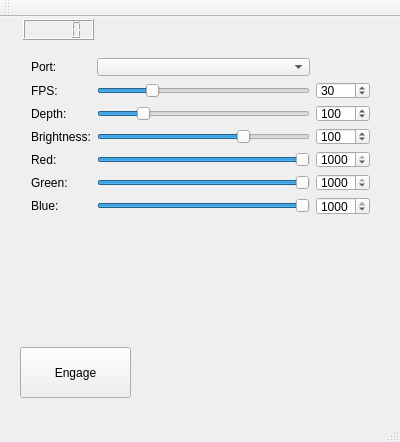
<?xml version="1.0" encoding="UTF-8"?>
<ui version="4.0">
 <class>MainWindow</class>
 <widget class="QMainWindow" name="MainWindow">
  <property name="geometry">
   <rect>
    <x>0</x>
    <y>0</y>
    <width>400</width>
    <height>442</height>
   </rect>
  </property>
  <property name="windowTitle">
   <string>MainWindow</string>
  </property>
  <widget class="QWidget" name="centralWidget">
   <widget class="QWidget" name="gridLayoutWidget">
    <property name="geometry">
     <rect>
      <x>20</x>
      <y>30</y>
      <width>361</width>
      <height>178</height>
     </rect>
    </property>
    <layout class="QGridLayout" name="gridLayout">
     <item row="0" column="1">
      <widget class="QComboBox" name="portsComboBox"/>
     </item>
     <item row="7" column="0">
      <widget class="QLabel" name="label_6">
       <property name="text">
        <string>Blue:</string>
       </property>
      </widget>
     </item>
     <item row="6" column="0">
      <widget class="QLabel" name="label_5">
       <property name="text">
        <string>Green:</string>
       </property>
      </widget>
     </item>
     <item row="5" column="0">
      <widget class="QLabel" name="label_4">
       <property name="text">
        <string>Red:</string>
       </property>
      </widget>
     </item>
     <item row="0" column="0">
      <widget class="QLabel" name="label_3">
       <property name="text">
        <string>Port:</string>
       </property>
      </widget>
     </item>
     <item row="3" column="0">
      <widget class="QLabel" name="label">
       <property name="text">
        <string>Brightness:</string>
       </property>
      </widget>
     </item>
     <item row="3" column="1">
      <widget class="QSlider" name="brightnessSlider">
       <property name="maximum">
        <number>1000</number>
       </property>
       <property name="singleStep">
        <number>1</number>
       </property>
       <property name="pageStep">
        <number>100</number>
       </property>
       <property name="value">
        <number>700</number>
       </property>
       <property name="orientation">
        <enum>Qt::Horizontal</enum>
       </property>
      </widget>
     </item>
     <item row="6" column="1">
      <widget class="QSlider" name="greenSlider">
       <property name="minimum">
        <number>1</number>
       </property>
       <property name="maximum">
        <number>1000</number>
       </property>
       <property name="pageStep">
        <number>100</number>
       </property>
       <property name="value">
        <number>1000</number>
       </property>
       <property name="sliderPosition">
        <number>1000</number>
       </property>
       <property name="orientation">
        <enum>Qt::Horizontal</enum>
       </property>
      </widget>
     </item>
     <item row="5" column="1">
      <widget class="QSlider" name="redSlider">
       <property name="minimum">
        <number>1</number>
       </property>
       <property name="maximum">
        <number>1000</number>
       </property>
       <property name="pageStep">
        <number>100</number>
       </property>
       <property name="value">
        <number>1000</number>
       </property>
       <property name="orientation">
        <enum>Qt::Horizontal</enum>
       </property>
      </widget>
     </item>
     <item row="7" column="1">
      <widget class="QSlider" name="blueSlider">
       <property name="minimum">
        <number>1</number>
       </property>
       <property name="maximum">
        <number>1000</number>
       </property>
       <property name="pageStep">
        <number>100</number>
       </property>
       <property name="value">
        <number>1000</number>
       </property>
       <property name="sliderPosition">
        <number>1000</number>
       </property>
       <property name="orientation">
        <enum>Qt::Horizontal</enum>
       </property>
      </widget>
     </item>
     <item row="2" column="1">
      <widget class="QSlider" name="depthSlider">
       <property name="minimum">
        <number>1</number>
       </property>
       <property name="maximum">
        <number>500</number>
       </property>
       <property name="pageStep">
        <number>50</number>
       </property>
       <property name="value">
        <number>100</number>
       </property>
       <property name="orientation">
        <enum>Qt::Horizontal</enum>
       </property>
      </widget>
     </item>
     <item row="2" column="0">
      <widget class="QLabel" name="label_2">
       <property name="text">
        <string>Depth:</string>
       </property>
      </widget>
     </item>
     <item row="2" column="2">
      <widget class="QSpinBox" name="depthSpinBox">
       <property name="minimum">
        <number>1</number>
       </property>
       <property name="maximum">
        <number>500</number>
       </property>
       <property name="value">
        <number>100</number>
       </property>
      </widget>
     </item>
     <item row="1" column="0">
      <widget class="QLabel" name="label_7">
       <property name="text">
        <string>FPS:</string>
       </property>
      </widget>
     </item>
     <item row="1" column="1">
      <widget class="QSlider" name="fpsSlider">
       <property name="minimum">
        <number>1</number>
       </property>
       <property name="maximum">
        <number>120</number>
       </property>
       <property name="pageStep">
        <number>10</number>
       </property>
       <property name="value">
        <number>30</number>
       </property>
       <property name="orientation">
        <enum>Qt::Horizontal</enum>
       </property>
      </widget>
     </item>
     <item row="1" column="2">
      <widget class="QSpinBox" name="fpsSpinBox">
       <property name="minimum">
        <number>1</number>
       </property>
       <property name="maximum">
        <number>120</number>
       </property>
       <property name="value">
        <number>30</number>
       </property>
      </widget>
     </item>
     <item row="3" column="2">
      <widget class="QSpinBox" name="brightnessSpinBox">
       <property name="minimum">
        <number>1</number>
       </property>
       <property name="maximum">
        <number>1000</number>
       </property>
       <property name="value">
        <number>100</number>
       </property>
      </widget>
     </item>
     <item row="5" column="2">
      <widget class="QSpinBox" name="redSpinBox">
       <property name="minimum">
        <number>1</number>
       </property>
       <property name="maximum">
        <number>1000</number>
       </property>
       <property name="value">
        <number>1000</number>
       </property>
      </widget>
     </item>
     <item row="6" column="2">
      <widget class="QSpinBox" name="greenSpinBox">
       <property name="minimum">
        <number>1</number>
       </property>
       <property name="maximum">
        <number>1000</number>
       </property>
       <property name="value">
        <number>1000</number>
       </property>
      </widget>
     </item>
     <item row="7" column="2">
      <widget class="QSpinBox" name="blueSpinBox">
       <property name="minimum">
        <number>1</number>
       </property>
       <property name="maximum">
        <number>1000</number>
       </property>
       <property name="value">
        <number>1000</number>
       </property>
      </widget>
     </item>
    </layout>
   </widget>
   <widget class="QPushButton" name="runPushButton">
    <property name="geometry">
     <rect>
      <x>20</x>
      <y>330</y>
      <width>111</width>
      <height>51</height>
     </rect>
    </property>
    <property name="text">
     <string>Engage</string>
    </property>
    <property name="checkable">
     <bool>true</bool>
    </property>
    <property name="checked">
     <bool>false</bool>
    </property>
    <property name="flat">
     <bool>false</bool>
    </property>
   </widget>
   <widget class="QLCDNumber" name="counterLcdNumber">
    <property name="geometry">
     <rect>
      <x>23</x>
      <y>2</y>
      <width>71</width>
      <height>21</height>
     </rect>
    </property>
    <property name="intValue" stdset="0">
     <number>0</number>
    </property>
   </widget>
  </widget>
  <widget class="QMenuBar" name="menuBar">
   <property name="geometry">
    <rect>
     <x>0</x>
     <y>0</y>
     <width>400</width>
     <height>21</height>
    </rect>
   </property>
  </widget>
  <widget class="QToolBar" name="mainToolBar">
   <attribute name="toolBarArea">
    <enum>TopToolBarArea</enum>
   </attribute>
   <attribute name="toolBarBreak">
    <bool>false</bool>
   </attribute>
  </widget>
  <widget class="QStatusBar" name="statusBar"/>
 </widget>
 <layoutdefault spacing="6" margin="11"/>
 <resources/>
 <connections/>
</ui>
